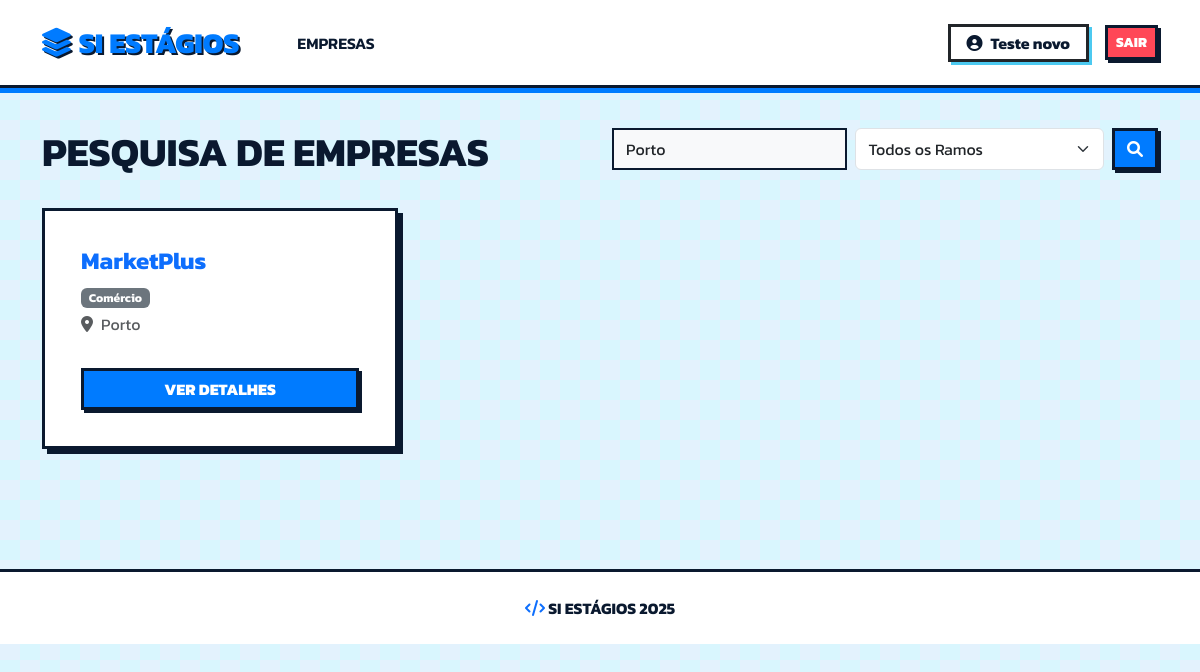
The app's page /DataBasesProject2/siestagios_web_based/aluno/dashboard.php?local=Porto (signed in) with its own data.
### tables this page shows
CREATE TABLE `empresa` (
  `responsavel_id` int(11) DEFAULT NULL,
  `empresa_id` int(11) NOT NULL,
  `num_contribuinte` char(9) DEFAULT NULL,
  `firma` varchar(150) DEFAULT NULL,
  `morada_sede` varchar(150) DEFAULT NULL,
  `localidade` varchar(150) DEFAULT NULL,
  `codigo_postal` char(8) DEFAULT NULL,
  `telefone` varchar(150) DEFAULT NULL,
  `email` varchar(150) DEFAULT NULL,
  `website` varchar(150) DEFAULT NULL,
  `tipo_organizacao` varchar(150) DEFAULT NULL,
  `observacoes` varchar(150) DEFAULT NULL
);

### DataBasesProject2/siestagios_web_based/aluno/dashboard.php (the view, shortened to what this page needs)
<?php
include '../db.php'; include '../includes/header.php';
?>
<div class="row mb-4">
    <div class="col-md-6"><h1 class="display-6 fw-bold text-uppercase">Pesquisa de Empresas</h1></div>
    <div class="col-md-6">
        <form method="GET" class="d-flex gap-2">
            <input type="text" name="local" class="form-control" placeholder="Localidade..." value="<?php echo isset($_GET['local']) ? $_GET['local'] : ''; ?>">
            <select name="ramo" class="form-select">
                <option value="">Todos os Ramos</option>
            </select>
            <button type="submit" class="btn btn-primary"><i class="fas fa-search"></i></button>
        </form>
    </div>
</div>
<div class="row">
    <?php
    $sql = "SELECT DISTINCT e.*, r.descricao as nome_ramo
            FROM empresa e
            JOIN trabalha t ON e.empresa_id = t.empresa_id
            JOIN ramo_atividade r ON t.ramo_atividade_id = r.ramo_atividade_id
            WHERE 1=1";
    if(isset($_GET['local']) && !empty($_GET['local'])) {
        $local = mysqli_real_escape_string($conn, $_GET['local']);
        $sql .= " AND e.localidade LIKE '%$local%'";
    }
    $result = mysqli_query($conn, $sql);
    if(mysqli_num_rows($result) > 0) {
        while($row = mysqli_fetch_assoc($result)) {
            echo '<div class="col-md-4 mb-4">
                    <div class="card h-100">
                        <div class="card-body">
                            <h4 class="card-title fw-bold text-primary">'.$row['firma'].'</h4>
                            <p class="mb-1"><span class="badge bg-secondary">'.$row['nome_ramo'].'</span></p>
                            <p class="card-text text-muted"><i class="fas fa-map-marker-alt me-2"></i>'.$row['localidade'].'</p>
                            <a href="detalhes_empresa.php?id='.$row['empresa_id'].'" class="btn btn-primary w-100 mt-3">Ver Detalhes</a>
                        </div>
                    </div>
                  </div>';
        }
    } else {
        echo "<div class='alert alert-warning'>nenhuma empresa encontrada.</div>";
    }
    ?>
</div>
<?php include '../includes/footer.php'; ?>

### DataBasesProject2/siestagios_web_based/includes/header.php (style rules this page uses)
:root { --blue-dark: #0a192f; --blue-main: #007bff; --blue-light: #4cc9f0; --blue-pale: #e3f2fd; --white: #ffffff; --border-width: 3px; --shadow-dist: 5px; }
body { background-color: var(--blue-pale); background-image: linear-gradient(45deg, var(--blue-light) 25%, transparent 25%, transparent 75%, var(--blue-light) 75%, var(--blue-light)), linear-gradient(45deg, var(--blue-light) 25%, transparent 25%, transparent 75%, var(--blue-light) 75%, var(--blue-light)); background-size: 40px 40px; background-position: 0 0, 20px 20px; background-blend-mode: soft-light; font-family: 'Kanit', sans-serif; color: var(--blue-dark); min-height: 100vh; }
.card, .form-container { border: var(--border-width) solid var(--blue-dark); border-radius: 0; box-shadow: var(--shadow-dist) var(--shadow-dist) 0 var(--blue-dark); background: var(--white); padding: 20px; }
.btn { border: var(--border-width) solid var(--blue-dark); border-radius: 0; font-weight: 800; text-transform: uppercase; box-shadow: 3px 3px 0 var(--blue-dark); transition: all 0.1s; }
.btn-primary { background-color: var(--blue-main); color: var(--white); }
.form-control { border: 2px solid var(--blue-dark); border-radius: 0; background-color: #f8f9fa; }

### records on screen
empresa: firma "MarketPlus", nome_ramo "Comércio", localidade "Porto"

### other values on screen
$_SESSION['nome'] "Teste novo"
